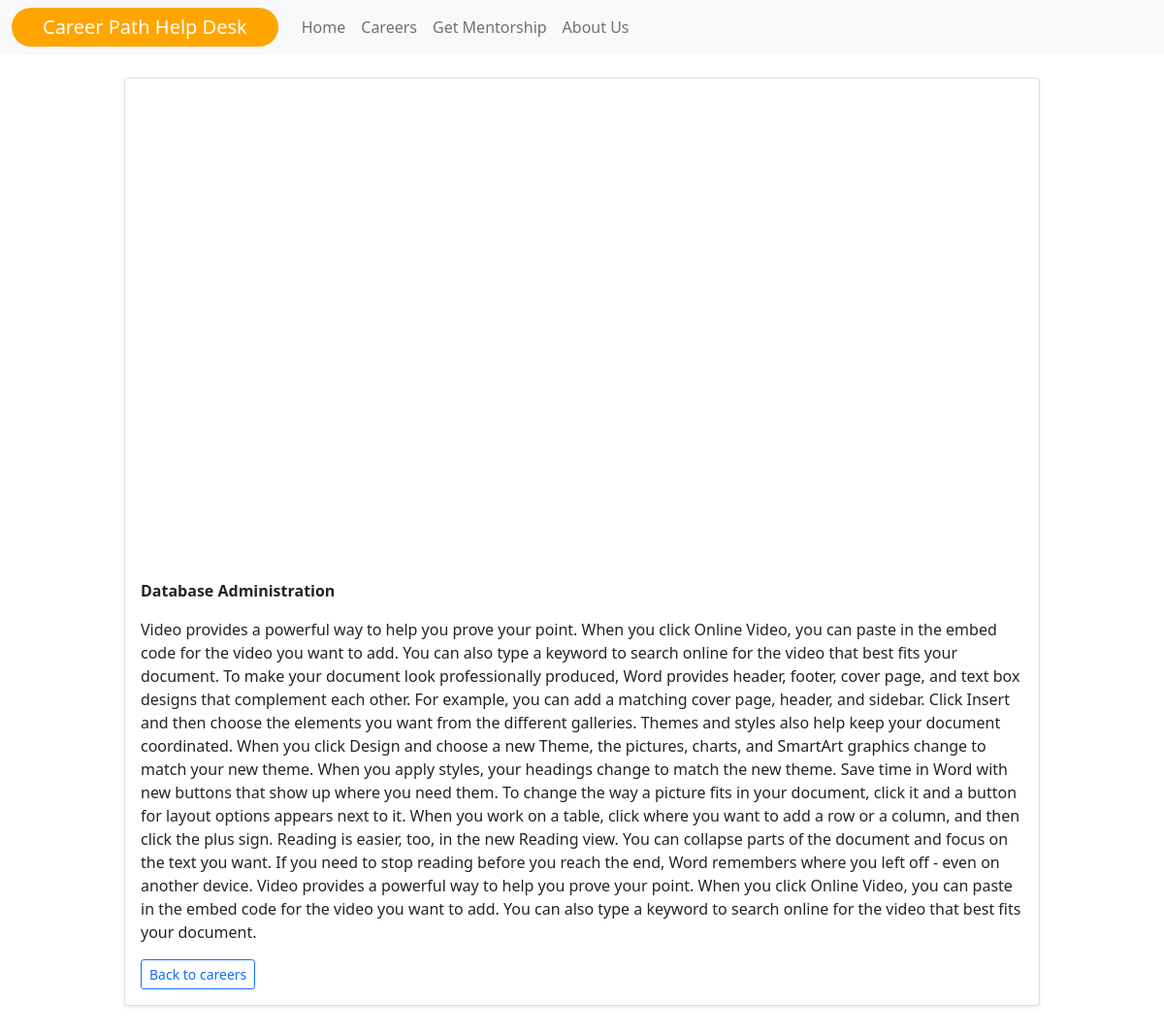
The app's page /careers/10 with its own data.
### main/models.py (models this page shows)
class Career(db.Model):
    id = db.Column(db.Integer(), primary_key=True)
    career_name = db.Column(db.String(), unique=True, nullable=False)
    description = db.Column(db.String(), nullable=False)
    content = db.Column(db.String(), nullable=False)
    img = db.Column(db.Text(), nullable=False)
    img_name = db.Column(db.Text(), nullable=False)
    mimetype = db.Column(db.Text(), nullable=False)

### main/routes.py (the view)
@app.route('/careers/<int:id>')
def career(id):
    career = Career.query.get_or_404(id)
    return render_template('careers.html', career=career)

### main/templates/careers.html (shortened to what this page needs)
{% extends 'index.html' %}
{% block content %}
        <div id="sigle-career" class="card shadow-sm">
            <svg class="bd-placeholder-img card-img-top" width="100%" height="500" xmlns="http://www.w3.org/2000/svg" role="img" aria-label="Placeholder: Thumbnail" preserveAspectRatio="xMidYMid slice" focusable="false" style="background-size: cover; ">
            </svg>
            <div class="card-body">
              <p class="card-text"><strong>{{ career.career_name }}</strong> </p>
              <p class="card-text">{{ career.content }}</p>
              <div class="d-flex justify-content-between align-items-center">
                <div class="btn-group">
                  <a type="button" class="btn btn-sm btn-outline-primary" href="{{ url_for('careers')}}">Back to careers</a>
                </div>
              </div>
            </div>
        </div>
{% endblock %}

### main/static/css/styles.css (style rules this page uses)
.bd-placeholder-img { font-size: 1.125rem; background-position: center; text-anchor: middle; -webkit-user-select: none; -moz-user-select: none; user-select: none; }

### records on screen
Career: career_name "Database Administration", content "Video provides a powerful way to help you prove your point. When you click Online Video, you can paste in the embed code for the video you want to add. You can also type a keyword to search online for the video that best fits your document. To make your document look professionally produced, Word provides header, footer, cover page, and text box designs that complement each other. For example, you can add a matching cover page, header, and sidebar. Click Insert and then choose the elements you want from the different galleries. Themes and styles also help keep your document coordinated. When you click Design and choose a new Theme, the pictures, charts, and SmartArt graphics change to match…"
